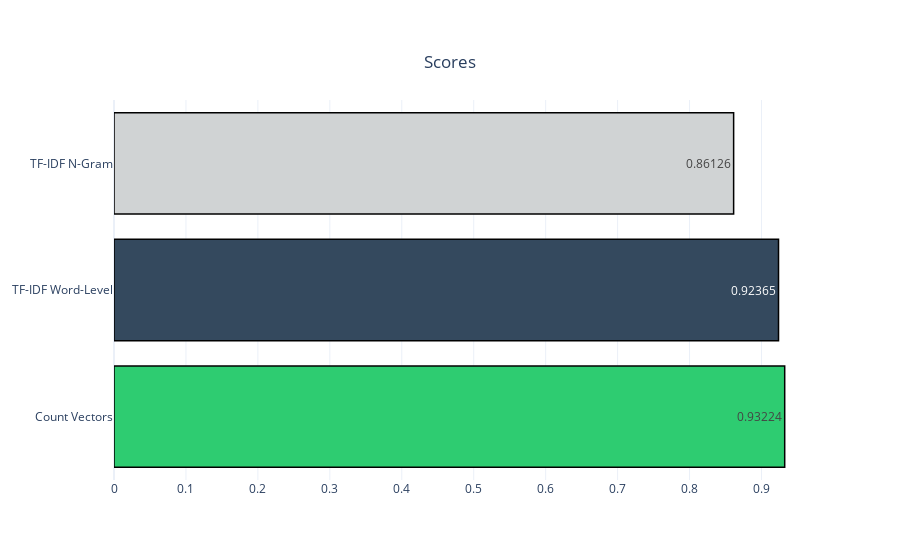

The code cell stored with this chart in its notebook:
### Markdown cell above
> **Let's plot these scores.**

### Code cell
%%time
def score(method_list):
    scores = []
    for method in method_list:
        rf_model = RandomForestClassifier().fit(method, y)
        scores.append(cross_val_score(rf_model, method, y, cv=5, n_jobs=-1).mean())
        
    scores_df = pd.DataFrame({"Methods": ["Count Vectors", "TF-IDF Word-Level", "TF-IDF N-Gram"],
                             "Scores": scores})
    
    trace1 = go.Bar(
                    y = scores_df["Methods"],
                    x = scores_df["Scores"],
                    name = "Accuracy Plot",
                    text=[round(i,5) for i in scores_df['Scores']],
                    marker = dict(color = ['#2ECC71','#34495E','#D0D3D4'],
                                 line=dict(color='rgb(0,0,0)',width=1.5)),
        orientation='h', textposition = 'inside'
    )
    data = [trace1]
    layout = go.Layout(barmode = "group", 
                       title={'text': "Scores" ,
                                 'y':0.9,
                                 'x':0.5,
                                 'xanchor': 'center',
                                 'yanchor': 'top'},
                          template='plotly_white')
    fig = go.Figure(data = data, layout = layout)
    pio.show(fig)
    
method_list = [X_count, X_tf_idf_word, X_tf_idf_ngram]
score(method_list)

### Figure 1 — Plotly figure (JSON) as saved in the notebook; plotly's stock layout.template omitted (floating-point values rounded to 4 significant figures)
{"data": [{"marker": {"color": ["#2ECC71", "#34495E", "#D0D3D4"], "line": {"color": "rgb(0,0,0)", "width": 1.5}}, "name": "Accuracy Plot", "orientation": "h", "text": ["0.93224", "0.92365", "0.86126"], "textposition": "inside", "type": "bar", "x": [0.9322, 0.9237, 0.8613], "y": ["Count Vectors", "TF-IDF Word-Level", "TF-IDF N-Gram"]}], "layout": {"barmode": "group", "title": {"text": "Scores", "x": 0.5, "xanchor": "center", "y": 0.9, "yanchor": "top"}}}
